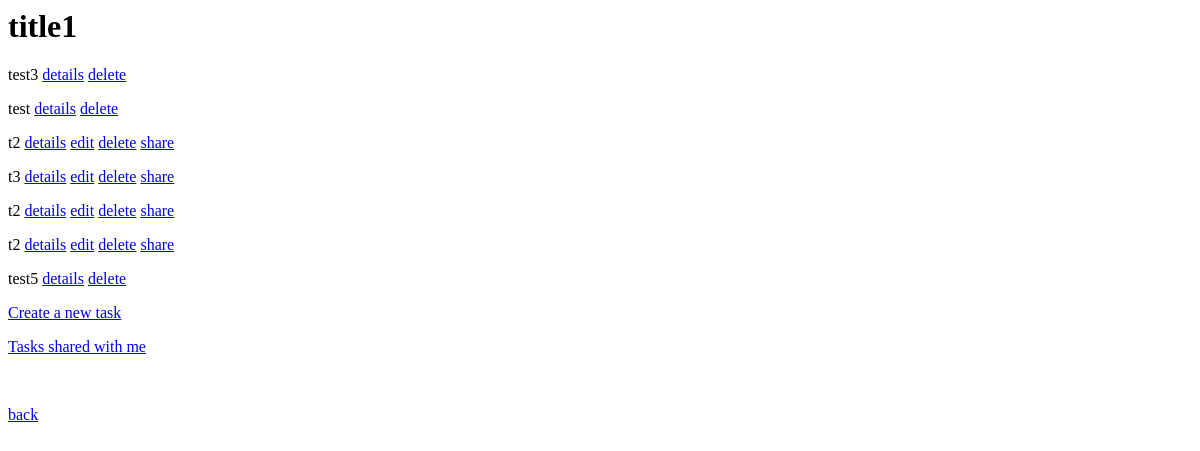
/v1/to-do-list/get/7/, run on an earlier commit of the app's database.
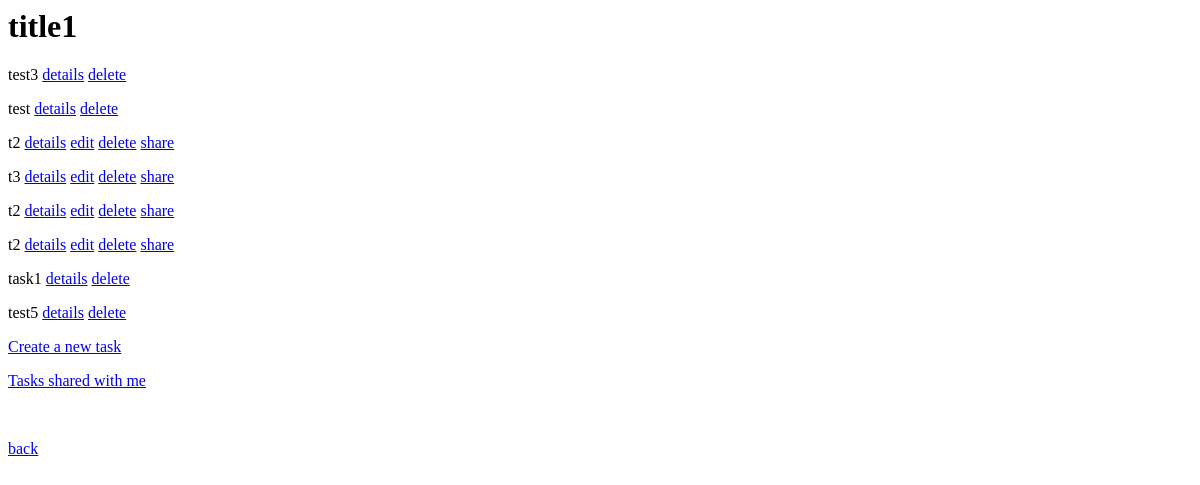
And on a later commit of the database.
### my_app/models/task.py (models this page shows)
class Task(models.Model):
    PRIORITY_CHOICES = (('1', 'High'), ('2', 'Medium'), ('3', 'Low'))
    task_id = models.AutoField(primary_key=True)
    title = models.CharField(max_length=100, verbose_name="عنوان")
    description = models.CharField(max_length=1000)
    deadline = models.DateField()
    priority = models.CharField(max_length=6, choices=PRIORITY_CHOICES, )
    to_do_lists = models.ManyToManyField(to='my_app.ToDoList', related_name='tasks')
    users_shared_with = models.ManyToManyField(to='my_app.MyUser', related_name='tasks_shared_with_user')
    owner = models.ForeignKey(to='my_app.MyUser', on_delete=models.SET_NULL, null=True)

### my_app/views/get_list_view.py (the view)
# urls.py: path("to-do-list/get/<int:list_id>/", get_list),
def get_list(request, list_id):
    if request.method == 'GET':
        to_do_list = ToDoList.objects.get(pk=list_id)
        sorted_tasks = sorted(to_do_list.tasks.all(), key=lambda x: x.deadline)
        sorted_tasks = sorted(sorted_tasks, key=lambda x: x.priority)
        return render(request, "get_list_template.html",
                      {"tasks": sorted_tasks, "to_do_list": to_do_list, "user": to_do_list.owner})

### my_app/templates/get_list_template.html (shortened to what this page needs)
{% block content %}
    <h1>{{ to_do_list.title }}</h1>
    <form method="post">
        {% for task in tasks %}
            <p>{{ task.title }}
            <a href="http://localhost:8000/task/get/{{ task.task_id }}/">details</a>
            {% if task.owner == user %}
                <a href="http://localhost:8000/task/edit/{{ task.task_id }}/{{ to_do_list.list_id }}/">edit</a>
            {% endif %}
            <a href="http://localhost:8000/task/delete/{{ task.task_id }}/{{ to_do_list.list_id }}/">delete</a>
            {% if task.owner == user %}
                <a href="http://localhost:8000/task/share/{{ task.task_id }}/">share</a>
            {% endif %}
        {% endfor %}
        <p>
            <a href="http://localhost:8000/task/create/{{ to_do_list.list_id }}/">Create a new task</a>
        </p>
        <p>
            <a href="http://localhost:8000/task/shared-tasks/{{ user.username }}/{{ to_do_list.list_id }}/">
                Tasks shared with me</a>
        </p>
        <br>
        <p>
            <a href="http://localhost:8000/to-do-list/showall/{{ user.username }}/">back</a>
        </p>
    </form>
{% endblock %}

What changed in the data, as far as the page shows it:
added Task: title "task1"
